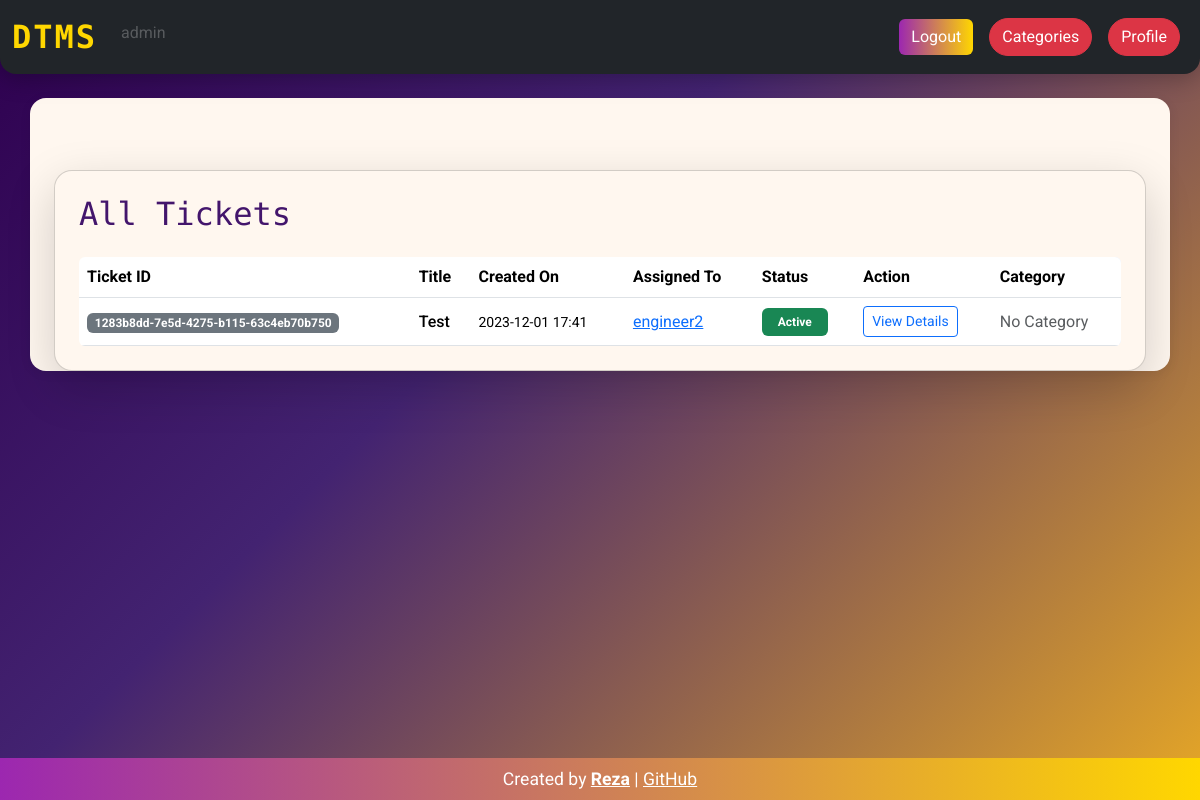
Screenshot of /ticket/all-tickets/ (signed in) with the database file from the repository.
### users/models.py (models this page shows)
class User(AbstractUser):
    mode_choices = (
        ('engineer' , 'engineer'),
        ('customer', 'customer'),
    )
    is_customer = models.BooleanField(default=False)
    is_engineer = models.BooleanField(default=False)
    site = models.ForeignKey(Site ,on_delete=models.DO_NOTHING, null=True , blank=True)
    ssites = models.ManyToManyField(Site, related_name='ssites')
    contact = models.CharField(max_length=200,null=True , blank=True)
    image = models.ImageField(upload_to='profilepics', blank=True , null=True)
    phone_regex = RegexValidator(regex=r'^(\+\d{1,3})?,?\s?\d{8,13}', message="Phone number must be entered in the format: '+999999999'. Up to 15 digits allowed.")
    phone = models.CharField(validators=[phone_regex], max_length=17, null = True ,blank=True, unique = True) # validators should be a list
    def __str__(self) :
        return self.username

### ticket/models.py (models this page shows, shortened)
class Ticket(models.Model):
    status_choices = (
        ('Active' , 'Active'),
        ('Completed', 'Completed'),
        ('Pending' , 'Pending'),
    )
    mode_choices = (
        ('Incident' , 'Incident'),
        ('New Service', 'New Service'),
    )
    number = models.UUIDField(default=uuid.uuid4)
    title = models.CharField(max_length=100)
    description = models.TextField()
    created_by = models.ForeignKey(User, on_delete=models.CASCADE , related_name='created_by')
    date_created = models.DateTimeField(auto_now_add=True)
    assigned_to = models.ForeignKey(User, on_delete=models.SET_NULL, null=True , blank=True)
    is_resolved = models.BooleanField(default=False)
    accepted_date = models.DateTimeField(null=True, blank=True)
    closed_date = models.DateTimeField(null=True , blank=True)
    ticket_status = models.CharField(max_length=15 , choices=status_choices)
    solver = models.ForeignKey(User , related_name='solver',on_delete=models.SET_NULL, null=True , blank=True )
    site = models.ForeignKey(Site ,on_delete=models.SET_NULL, null=True , blank=True )
    category = models.ForeignKey(Category ,on_delete=models.SET_NULL, null=True , blank=True )
    solution = models.ForeignKey(Solution , on_delete=models.SET_NULL, null=True , blank=True)

### ticket/views.py (the view)
# urls.py: path('all-tickets/', views.all_tickets  , name='all-tickets' ),
def all_tickets(request):
    tickets = Ticket.objects.filter(created_by=request.user).order_by('-date_created')
    context = {'tickets':tickets}
    return render(request, 'ticket/all_tickets.html' , context)

### templates/ticket/all_tickets.html (shortened to what this page needs)
{% extends 'base.html' %}
{% load widget_tweaks %}
{% block content %}
<div class="container my-5">
    <div class="card shadow-lg mx-auto" style="max-width: 1100px; border-radius: 18px;">
        <div class="card-body p-4">
            <h2 class="card-title mb-4" style="color: #43156c; font-family: 'Fira Mono', monospace;">
                 All Tickets
            </h2>
            <div class="table-responsive rounded" style="background: linear-gradient(90deg,#fff7ef,#e0eafc 99%);">
                <table class="table align-middle table-hover mb-0">
                    <thead class="thead-dark">
                        <tr>
                            <th scope="col">Ticket ID</th>
                            <th scope="col">Title</th>
                            <th scope="col">Created On</th>
                            <th scope="col">Assigned To</th>
                            <th scope="col">Status</th>
                            <th scope="col">Action</th>
                            <th scope="col">Category</th>
                        </tr>
                    </thead>
                    <tbody>
                        {% for ticket in tickets %}
                        <tr>
                            <td><span class="badge bg-secondary">{{ ticket.number }}</span></td>
                            <td><span style="font-weight:500;">{{ ticket.title }}</span></td>
                            <td><small>{{ ticket.date_created|date:"Y-m-d H:i" }}</small></td>
                            {% if ticket.assigned_to %}
                                <td><a href="{% url 'home' ticket.assigned_to.username %}" class="text-decoration-underline text-primary">{{ ticket.assigned_to }}</a></td>
                            {% else %}
                                <td><span class="text-muted">Not Assigned</span></td>
                            {% endif %}
                            {% if ticket.ticket_status == 'Active' %}
                                <td><span class="badge bg-success px-3 py-2">Active</span></td>
                            {% elif ticket.ticket_status == 'Pending' %}
                                <td><span class="badge bg-warning text-dark px-3 py-2">Pending</span></td>
                            {% elif ticket.ticket_status == 'Completed' %}
                                <td><span class="badge bg-danger px-3 py-2">Completed</span></td>
                            {% else %}
                                <td><span class="badge bg-secondary px-3 py-2">Unknown</span></td>
                            {% endif %}
                            <td>
                                <a href="{% url 'ticket-details' ticket.number %}" class="btn btn-outline-primary btn-sm">
                                    View Details
                                </a>
                            </td>
                            {% if ticket.category %}
                                <td>
                                    <a href="{% url 'category' ticket.category.pk %}" class="badge bg-info text-dark">
                                        {{ ticket.category }}
                                    </a>
                                </td>
                            {% else %}
                                <td><span class="text-muted">No Category</span></td>
                            {% endif %}
                        </tr>
                        {% endfor %}
                    </tbody>
                </table>
            </div>
        </div>
    </div>
</div>
{% endblock content %}

### templates/base.html (shortened to what this page needs)
<!DOCTYPE html>
<html lang="en">
<head>
    <link rel="stylesheet" href="https://cdn.jsdelivr.net/npm/bootstrap@5.3.3/dist/css/bootstrap.min.css">
</head>
<body>
    {% if request.user.is_authenticated %}
        <nav class="navbar navbar-expand-lg navbar-dark bg-dark mb-4">
            <div class="container-fluid">
                <a class="navbar-brand" href="/">DTMS</a>
                <div class="collapse navbar-collapse" id="navbarSupportedContent">
                    <ul class="navbar-nav me-auto mb-2 mg-lg-0">
                        <li class="nav-item">
                            <a class="nav-link disabled" href="#" tabindex="-1" aria-disabled="true">{{ request.user.username }}</a>
                        </li>
                    </ul>
                    <div class="d-flex align-items-center gap-2">
                        <a href="{% url 'logout' %}" class="btn btn-primary me-2">Logout</a>
                        <a href="{% url 'categories' %}" class="btn btn-danger me-2">Categories</a>
                        <a href="{% url 'home' request.user.username %}" class="btn btn-danger me-2">Profile</a>
                    </div>
                </div>
            </div>
        </nav>
    {% endif %}
    <div class="container content-section">
        <br>
        {% block content %}
        {% endblock content %}
    </div>
    <br><br>
    <div class="footer">
        Created by <a href="https://t.me/rezacs" style="color: #fff; font-weight: bold;">Reza</a> |
        <a href="https://github.com/Rezacs/django_project" style="color: #fff; text-decoration: underline;" target="_blank">GitHub</a>
    </div>
</body>
</html>

### templates/base.html (style rules this page uses)
body { background: linear-gradient(135deg, #2e004f 0%, #432371 40%, #e6a726 100%); min-height: 100vh; font-family: 'Roboto', Arial, sans-serif; color: #f5f6fa; }
.navbar { border-radius: 0 0 16px 16px; box-shadow: 0 4px 24px 0 #00000044; }
.card, .content-section { background: #fff7ef; border-radius: 16px; box-shadow: 0 2px 12px #0001; color: #351a1a; margin-bottom: 2rem; }
.navbar-brand { font-family: 'Fira Mono', monospace; font-weight: 700; font-size: 2rem; letter-spacing: 2px; color: #ffd700 !important; }
.footer { position: fixed; bottom: 0; width: 100%; text-align: center; background: linear-gradient(90deg,#9c27b0,#ffd700); color: #fff; padding: 8px 0; font-size: 1.1em; z-index: 1000; }
a, .nav-link, .navbar-brand { transition: color 0.2s; }
.btn-primary { background: linear-gradient(90deg,#9c27b0,#ffd700); border: none; }
.btn-danger, .btn-outline-warning { border-radius: 20px; }
h1, h2, h3, h4 { color: #2e004f; font-family: 'Fira Mono', monospace; }

### rows the page displays
User: user.username "admin"
Ticket: number "1283b8dd-7e5d-4275-b115-63c4eb70b750", title "Test", date_created "2023-12-01 17:41", assigned_to "engineer2", ticket_status "Active", shows "No Category"
